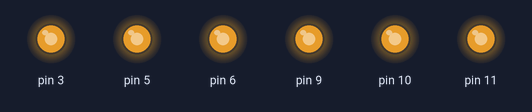
Recording of a sketch running on a simulated Arduino Nano, built with avr-gcc and run on an emulated ATmega328P. Shown: output pins drawn as LEDs (lit = HIGH). What the sketch prints to the serial monitor is not drawn.

Above: at 0.1 s.
Timing chart, 0 to 1.6 s (numbered marks = the images above):
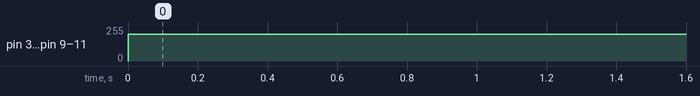

The sketch:

analog.ino
```cpp
/*
 * this is a analog with arduino nano
 * create by NTUST Kevin Chiu in 2021
*/


void setup() {
  // initialize serial communications at 9600 bps:
  Serial.begin(9600);
  Serial.println("start");

  pinMode(11, OUTPUT);
  pinMode(10, OUTPUT);
  pinMode(9, OUTPUT);
  pinMode(6, OUTPUT);
  pinMode(5, OUTPUT);
  pinMode(3, OUTPUT);

}

void loop() {
  // analogWriteResolution(8);
  analogWrite(11,200);
  analogWrite(10,200);
  analogWrite(9,200);
  analogWrite(6,200);
  analogWrite(5,200);
  analogWrite(3,200);
  delay(2);
}
```

Measured:
- by itself, pin 3, pin 5, pin 6, pin 9–11: 0/255 → 200/255 at 0.00 s
